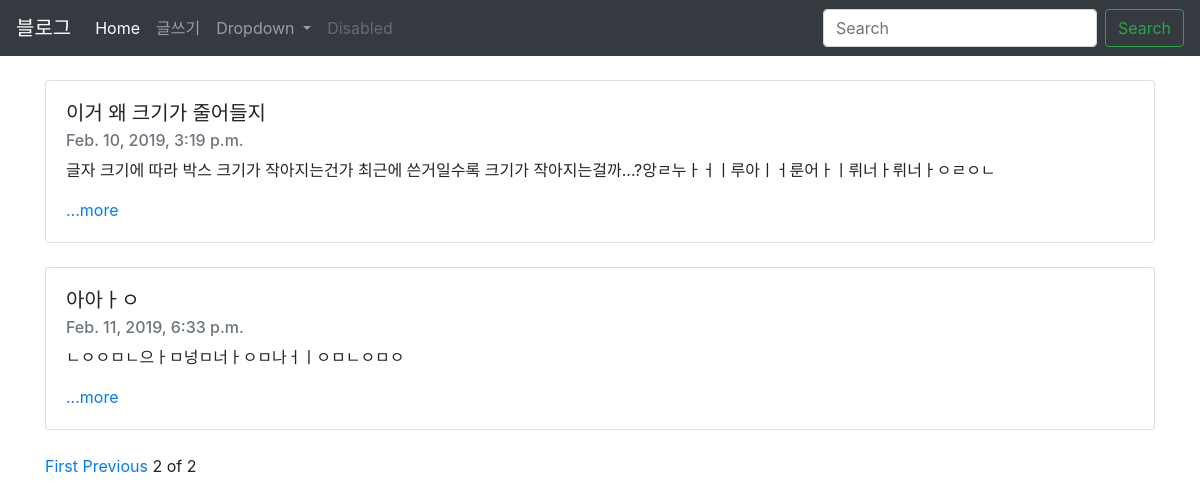
Screenshot of /?page=2 with the database file from the repository.
### blogapp/models.py (models this page shows, shortened)
class Blog(models.Model):
    title = models.CharField(max_length=200)
    pub_date = models.DateTimeField('date published')
    body = models.TextField()
    def summary(self):
        return self.body[:100]

### blogapp/views.py (the view)
# urls.py: 2. Add a URL to urlpatterns:  path('', views.home, name='home')
def home(request):
    blogs = Blog.objects
    blog_list = Blog.objects.all()
    paginator = Paginator(blog_list, 3)
    page = request.GET.get('page')
    posts = paginator.get_page(page)
    return render(request,'home.html',{'blogs':blogs,'posts':posts})

### blogapp/templates/home.html (shortened to what this page needs)
{% extends 'base.html' %}
{% block contents %}
<body> <br>
{% for blog in posts %}
<div class ="container">
    <div class="card">
    <div class="card-body">
    <h5 class="card-title">{{blog.title}}</h5>
    <h6 class="card-subtitle mb-2 text-muted">{{blog.pub_date}}</h6>
    <p class="card-text">{{blog.summary}}</p>
    <a href="{% url 'detail' blog.id %}" class="card-link">...more</a>
    </div></div>
</div><br>
{%endfor%}
<div class= "container">
{% if posts.has_previous %}
<a href="?page=1">First</a>
<a href="?page={{posts.previous_page_number}}">Previous</a>
{% endif %}
<span>{{posts.number}}</span>
<span>of</span>
<span>{{posts.paginator.num_pages}}</span>
</div>
</body>
{% endblock %}

### rows the page displays
Blog: title "이거 왜 크기가 줄어들지", pub_date "Feb. 10, 2019, 3:19 p.m.", summary "글자 크기에 따라 박스 크기가 작아지는건가 최근에 쓴거일수록 크기가 작아지는걸까...?앙ㄹ누ㅏㅓㅣ루아ㅣㅓ룬어ㅏㅣ뤼너ㅏ뤼너ㅏㅇㄹㅇㄴ"
Blog: title "아아ㅏㅇ", pub_date "Feb. 11, 2019, 6:33 p.m.", summary "ㄴㅇㅇㅁㄴ으ㅏㅁ넝ㅁ너ㅏㅇㅁ나ㅓㅣㅇㅁㄴㅇㅁㅇ"

### other values shown
{{ posts.number }} "2"
{{ posts.paginator.num_pages }} "2"
